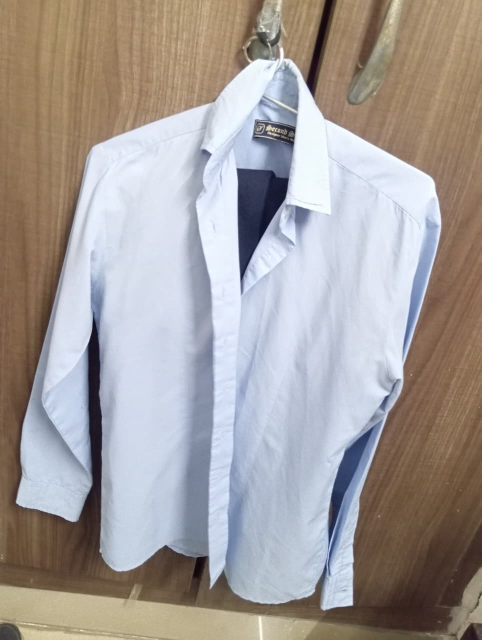
#> input picture data/real/WhatsApp Image 2026-07-02 at 12.23.59 PM.jpeg, 963 x 1280 px (shown at 1/2 size); its folder holds only this picture in this run
$ python -i native_patch_features.py   (imports and definitions only)
#> lines starting #> are read from the running program, lines starting #| are printed output that depends on the picture
"""
Native-patch recapture features.

These features are computed on 256x256 crops from the ORIGINAL image resolution,
not on the globally resized image. This preserves high-frequency moire/screen-grid
signals that can get weakened by resizing the whole image first.
"""

from __future__ import annotations

from pathlib import Path
import numpy as np
from PIL import Image, ImageFilter, ImageOps

PATCH_SIZE = 256
MAX_PATCHES = 10
SAFETY_SIDE = 6000
RADIAL_BINS = 40

# Fixed deterministic sampling. This keeps build_features_csv and predict stable.
RNG_SEED = 0
_GEOMETRY_CACHE: dict[tuple[int, int], tuple[np.ndarray, np.ndarray, np.ndarray, np.ndarray, np.ndarray]] = {}


def _load_rgb_native(image_path: str | Path) -> np.ndarray:
    """Load image as RGB float32, preserving normal phone resolution."""
    img = Image.open(image_path).convert("RGB")
    img = ImageOps.exif_transpose(img)

    w, h = img.size
    scale = max(w, h) / SAFETY_SIDE
    if scale > 1.0:
        img = img.resize((int(w / scale), int(h / scale)), Image.LANCZOS)

    return np.asarray(img, dtype=np.float32)


def _luma(rgb: np.ndarray) -> np.ndarray:
    return rgb @ np.array([0.299, 0.587, 0.114], dtype=np.float32)


def _patch_coords(h: int, w: int) -> list[tuple[int, int, int, int]]:
    """Return deterministic native-resolution patch coordinates."""
    p = min(PATCH_SIZE, h, w)
    if p < 32:
        return [(0, 0, h, w)]

    ys = list(range(0, max(1, h - p + 1), p))
    xs = list(range(0, max(1, w - p + 1), p))

    if ys[-1] != h - p:
        ys.append(h - p)
    if xs[-1] != w - p:
        xs.append(w - p)

    coords = [(y, x, y + p, x + p) for y in ys for x in xs]

    if len(coords) > MAX_PATCHES:
        rng = np.random.default_rng(RNG_SEED)
        idx = rng.choice(len(coords), MAX_PATCHES, replace=False)
        coords = [coords[i] for i in idx]

    return coords


def _geometry(shape: tuple[int, int]):
    cached = _GEOMETRY_CACHE.get(shape)
    if cached is not None:
        return cached

    h, w = shape
    cy, cx = h / 2.0, w / 2.0
    y, x = np.indices((h, w))
    rr = np.sqrt((y - cy) ** 2 + (x - cx) ** 2)
    r_idx = (rr / (rr.max() + 1e-8) * (RADIAL_BINS - 1)).astype(np.int32)
    r_flat = r_idx.ravel()
    cnt = np.maximum(np.bincount(r_flat, minlength=RADIAL_BINS), 1)

    win = np.hanning(h)[:, None] * np.hanning(w)[None, :]

    # Ignore DC neighbourhood and frequency axes. JPEG/blocking often dominates axes.
    axis_mask = np.ones((h, w), dtype=bool)
    cy_i, cx_i, band = h // 2, w // 2, 6
    axis_mask[max(0, cy_i - band) : min(h, cy_i + band + 1), :] = False
    axis_mask[:, max(0, cx_i - band) : min(w, cx_i + band + 1)] = False

    cached = (r_idx, r_flat, cnt, win, axis_mask)
    _GEOMETRY_CACHE[shape] = cached
    return cached


def _radial_profile(mag: np.ndarray, r_flat: np.ndarray, cnt: np.ndarray) -> np.ndarray:
    return np.bincount(r_flat, mag.ravel(), minlength=RADIAL_BINS) / cnt


def _fft_patch_features(gray: np.ndarray) -> np.ndarray:
    r_idx, r_flat, cnt, win, axis_mask = _geometry(gray.shape)

    g = (gray - gray.mean()) * win
    fft = np.fft.fftshift(np.fft.fft2(g))
    logmag = np.log1p(np.abs(fft))

    prof = _radial_profile(logmag, r_flat, cnt)
    total = prof[1:].sum() + 1e-8

    low = prof[1 : RADIAL_BINS // 4].sum()
    mid = prof[RADIAL_BINS // 4 : RADIAL_BINS // 2].sum()
    high = prof[RADIAL_BINS // 2 :].sum()

    # Radial whitening: periodic moire peaks stand out above natural 1/f falloff.
    expected = prof[np.clip(r_idx, 0, RADIAL_BINS - 1)]
    whitened = logmag / (expected + 1e-6)
    vals = whitened[axis_mask]

    if vals.size == 0:
        vals = whitened.ravel()

    peak = float(vals.max())
    p999 = float(np.percentile(vals, 99.9))
    n_peaks = float((vals > (vals.mean() + 5.0 * vals.std())).sum())
    prof_cv = float(prof[1:].std() / (prof[1:].mean() + 1e-6))

    return np.array(
        [
            low / total,
            mid / total,
            high / total,
            (high + mid) / (low + 1e-6),
            peak,
            p999,
            np.log1p(n_peaks),
            prof_cv,
        ],
        dtype=np.float32,
    )


def _residual_patch_features(gray: np.ndarray) -> np.ndarray:
    im = Image.fromarray(np.clip(gray, 0, 255).astype(np.uint8))
    blur = np.asarray(im.filter(ImageFilter.GaussianBlur(radius=1.5)), dtype=np.float32)
    residual = gray - blur

    r = residual.ravel()
    std = float(r.std())
    mad = float(np.mean(np.abs(r)))
    mean = float(r.mean())
    sigma = float(r.std()) + 1e-6
    kurt = float(np.mean(((r - mean) / sigma) ** 4) - 3.0)

    # Periodic screen grid can create secondary autocorrelation peaks.
    crop = residual[:128, :128] if min(residual.shape) >= 128 else residual
    centered = crop - crop.mean()
    fft = np.fft.fft2(centered)
    ac = np.fft.fftshift(np.fft.ifft2(fft * np.conj(fft)).real)
    ac = ac / (ac.max() + 1e-8)

    cy, cx = ac.shape[0] // 2, ac.shape[1] // 2
    ac[max(0, cy - 3) : min(ac.shape[0], cy + 4), max(0, cx - 3) : min(ac.shape[1], cx + 4)] = 0.0
    ac_peak = float(ac.max())

    return np.array([std, mad, kurt, ac_peak], dtype=np.float32)


def _color_patch_features(rgb: np.ndarray) -> np.ndarray:
    r, g, b = rgb[..., 0], rgb[..., 1], rgb[..., 2]
    mx = np.maximum(np.maximum(r, g), b)
    mn = np.minimum(np.minimum(r, g), b)
    sat = (mx - mn) / (mx + 1e-6)

    clipped = float(np.mean(mx > 250))
    dark = float(np.mean(mx < 12))

    # Unique quantized colors. Lower ratio can indicate display/posterization.
    q = (rgb[::2, ::2] / 4).astype(np.int32)
    codes = (q[..., 0] << 12) | (q[..., 1] << 6) | q[..., 2]
    uniq_ratio = float(np.unique(codes).size / max(1, codes.size))

    return np.array(
        [
            float(sat.mean()),
            float(sat.std()),
            clipped,
            dark,
            uniq_ratio,
        ],
        dtype=np.float32,
    )


def _patch_vector(rgb_patch: np.ndarray) -> np.ndarray:
    gray = _luma(rgb_patch)
    return np.concatenate(
        [
            _fft_patch_features(gray),
            _residual_patch_features(gray),
            _color_patch_features(rgb_patch),
        ]
    ).astype(np.float32)


_BASE_NAMES = (
    [
        f"native_fft_{name}"
        for name in [
            "low_ratio",
            "mid_ratio",
            "high_ratio",
            "high_mid_to_low",
            "whitened_peak",
            "whitened_p999",
            "num_periodic_peaks_log",
            "radial_profile_cv",
        ]
    ]
    + [
        f"native_residual_{name}"
        for name in ["std", "mean_abs", "kurtosis", "autocorr_peak"]
    ]
    + [
        f"native_color_{name}"
        for name in ["sat_mean", "sat_std", "clipped_ratio", "dark_ratio", "unique_color_ratio"]
    ]
)

FEATURE_NAMES = [f"{stat}__{name}" for stat in ("mean", "max", "p90") for name in _BASE_NAMES]


def extract_native_patch_features(image_path: str | Path) -> dict[str, float]:
    """Return aggregated native-patch feature dictionary for one image."""
    rgb = _load_rgb_native(image_path)
#> in _load_rgb_native, img is the input picture: PIL image 963x1280 RGB; mean R, G, B 164.3, 157.7, 155.2
    h, w = rgb.shape[:2]
#> h = 1280; w = 963

    patch_vectors = []
    for y0, x0, y1, x1 in _patch_coords(h, w):
        patch_vectors.append(_patch_vector(rgb[y0:y1, x0:x1]))
#> this loop made 10 passes
#> pass 1, in _patch_vector, `gray = _luma(rgb_patch)`:
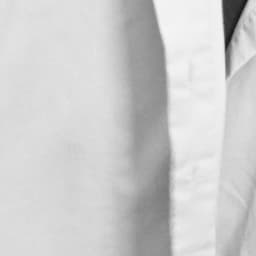
#> gray: shape (256, 256) float32; min 16.21, max 246.7, mean 205.7
#> pass 1, in _fft_patch_features, `g = (gray - gray.mean()) * win`:
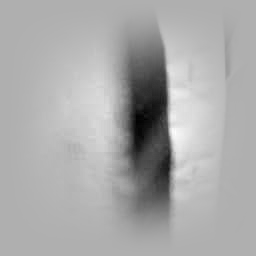
#> g: shape (256, 256) float64; min -55.75, max 25.33, mean -1.6; drawn with min black and max white
#> pass 1, in _fft_patch_features, `logmag = np.log1p(np.abs(fft))`:
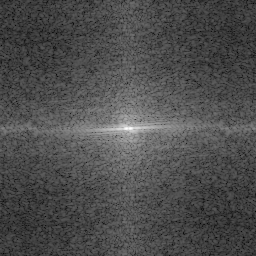
#> logmag: shape (256, 256) float64; min 0.107, max 12.55, mean 3.9; drawn with min black and max white
#> pass 1, in _fft_patch_features, `expected = prof[np.clip(r_idx, 0, RADIAL_BINS - 1)]`:
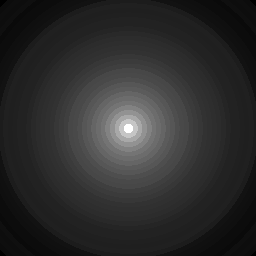
#> expected: shape (256, 256) float64; min 2.57, max 10.04, mean 3.9; drawn with min black and max white
#> after the loop, patch_vectors = 10 items

    values = np.stack(patch_vectors, axis=0)
    agg = np.concatenate(
        [
            values.mean(axis=0),
            values.max(axis=0),
            np.percentile(values, 90, axis=0),
        ]
    ).astype(np.float32)
#> agg = 51 values, max 71.69 at index 27, min 0 at index 6, mean 3.48

    agg = np.nan_to_num(agg, nan=0.0, posinf=0.0, neginf=0.0)
    return {name: float(value) for name, value in zip(FEATURE_NAMES, agg)}

>>> result = extract_native_patch_features('../../data/real/WhatsApp Image 2026-07-02 at 12.23.59 PM.jpeg')
#> result = 51 items

$ run again, on data/real/WhatsApp Image 2026-07-02 at 12.24.00 PM.jpeg
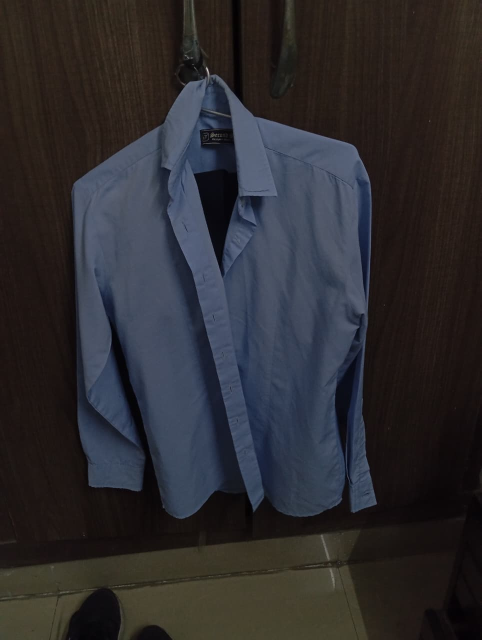
#> input picture data/real/WhatsApp Image 2026-07-02 at 12.24.00 PM.jpeg, 963 x 1280 px (shown at 1/2 size)
#> in _load_rgb_native, img is the input picture: PIL image 963x1280 RGB; mean R, G, B 44.7, 43.2, 46.4
#> the loop in extract_native_patch_features, `for y0, x0, y1, x1 in _patch_coords(h, w):` made 10 passes
#> pass 1, in _fft_patch_features, `g = (gray - gray.mean()) * win`:
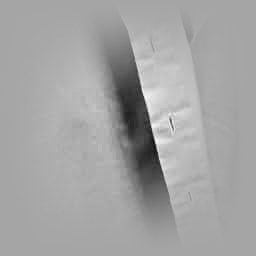
#> g: shape (256, 256) float64; min -45.39, max 24.41, mean -0.5; drawn with min black and max white
#> pass 1, in _fft_patch_features, `logmag = np.log1p(np.abs(fft))`:
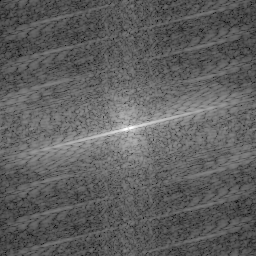
#> logmag: shape (256, 256) float64; min 0.0876, max 11.76, mean 4.48; drawn with min black and max white
#> after the loop in extract_native_patch_features, `for y0, x0, y1, x1 in _patch_coords(h, w):`: patch_vectors = 10 items
#> agg = 51 values, max 77.69 at index 27, min 0 at index 6, mean 4.36
#> result = 51 items

$ run again, on data/real/WhatsApp Image 2026-07-02 at 12.24.01 PM.jpeg
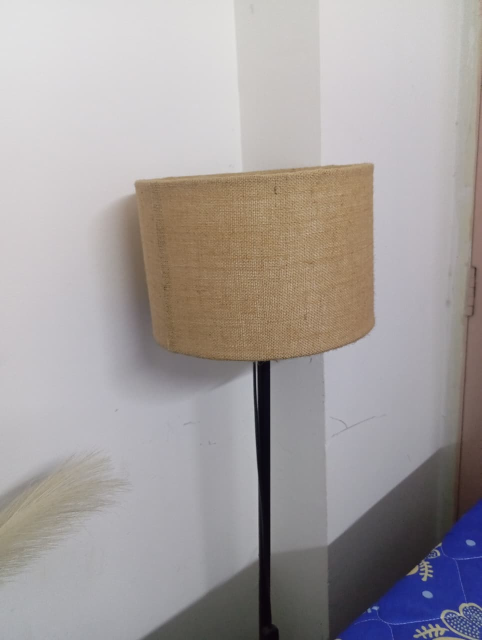
#> input picture data/real/WhatsApp Image 2026-07-02 at 12.24.01 PM.jpeg, 963 x 1280 px (shown at 1/2 size)
#> in _load_rgb_native, img is the input picture: PIL image 963x1280 RGB; mean R, G, B 164.1, 158.5, 158.1
#> the loop in extract_native_patch_features, `for y0, x0, y1, x1 in _patch_coords(h, w):` made 10 passes
#> pass 1, in _fft_patch_features, `logmag = np.log1p(np.abs(fft))`:
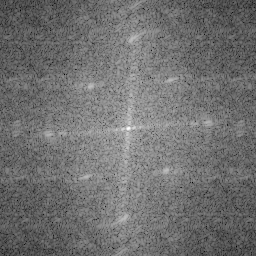
#> logmag: shape (256, 256) float64; min 0.384, max 11.27, mean 5.19; drawn with min black and max white
#> pass 1, in _fft_patch_features, `expected = prof[np.clip(r_idx, 0, RADIAL_BINS - 1)]`:
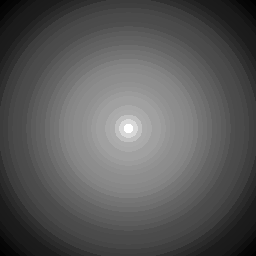
#> expected: shape (256, 256) float64; min 3.49, max 8.36, mean 5.19; drawn with min black and max white
#> after the loop in extract_native_patch_features, `for y0, x0, y1, x1 in _patch_coords(h, w):`: patch_vectors = 10 items
#> agg = 51 values, max 85.96 at index 27, min 0 at index 6, mean 3.85
#> result = 51 items

$ run again, on data/real/WhatsApp Image 2026-07-02 at 12.24.02 PM.jpeg
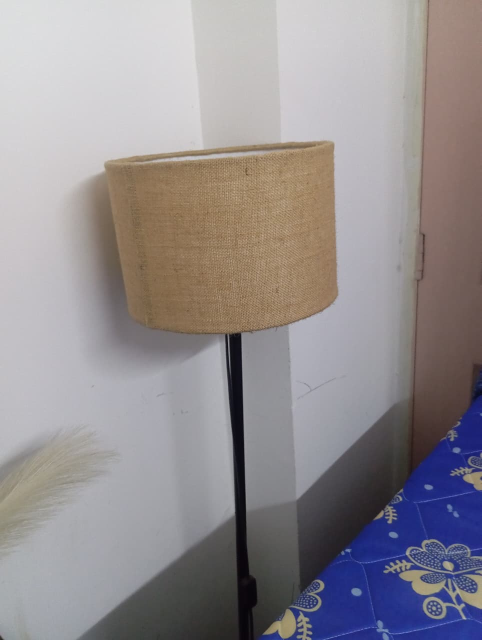
#> input picture data/real/WhatsApp Image 2026-07-02 at 12.24.02 PM.jpeg, 963 x 1280 px (shown at 1/2 size)
#> in _load_rgb_native, img is the input picture: PIL image 963x1280 RGB; mean R, G, B 147.6, 142.2, 145.3
#> the loop in extract_native_patch_features, `for y0, x0, y1, x1 in _patch_coords(h, w):` made 10 passes
#> pass 1, in _fft_patch_features, `logmag = np.log1p(np.abs(fft))`:
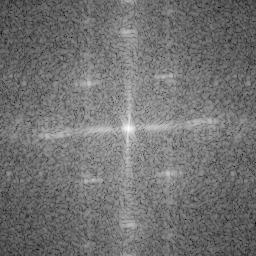
#> logmag: shape (256, 256) float64; min 0.312, max 11.51, mean 5.34; drawn with min black and max white
#> pass 1, in _fft_patch_features, `expected = prof[np.clip(r_idx, 0, RADIAL_BINS - 1)]`:
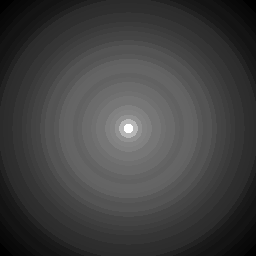
#> expected: shape (256, 256) float64; min 3.67, max 10.24, mean 5.34; drawn with min black and max white
#> after the loop in extract_native_patch_features, `for y0, x0, y1, x1 in _patch_coords(h, w):`: patch_vectors = 10 items
#> agg = 51 values, max 68.49 at index 27, min 0 at index 6, mean 4.04
#> result = 51 items
